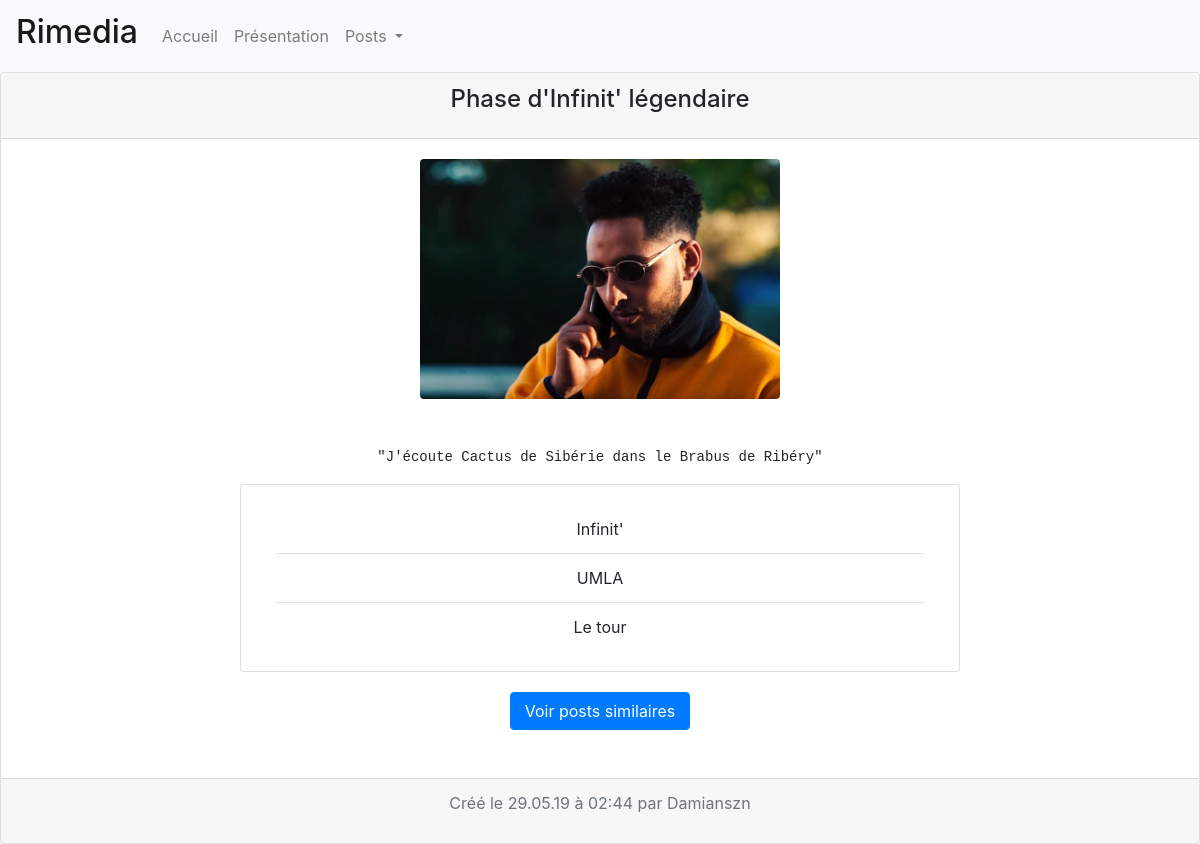
Page /view.php?id=36 on the earlier database version.
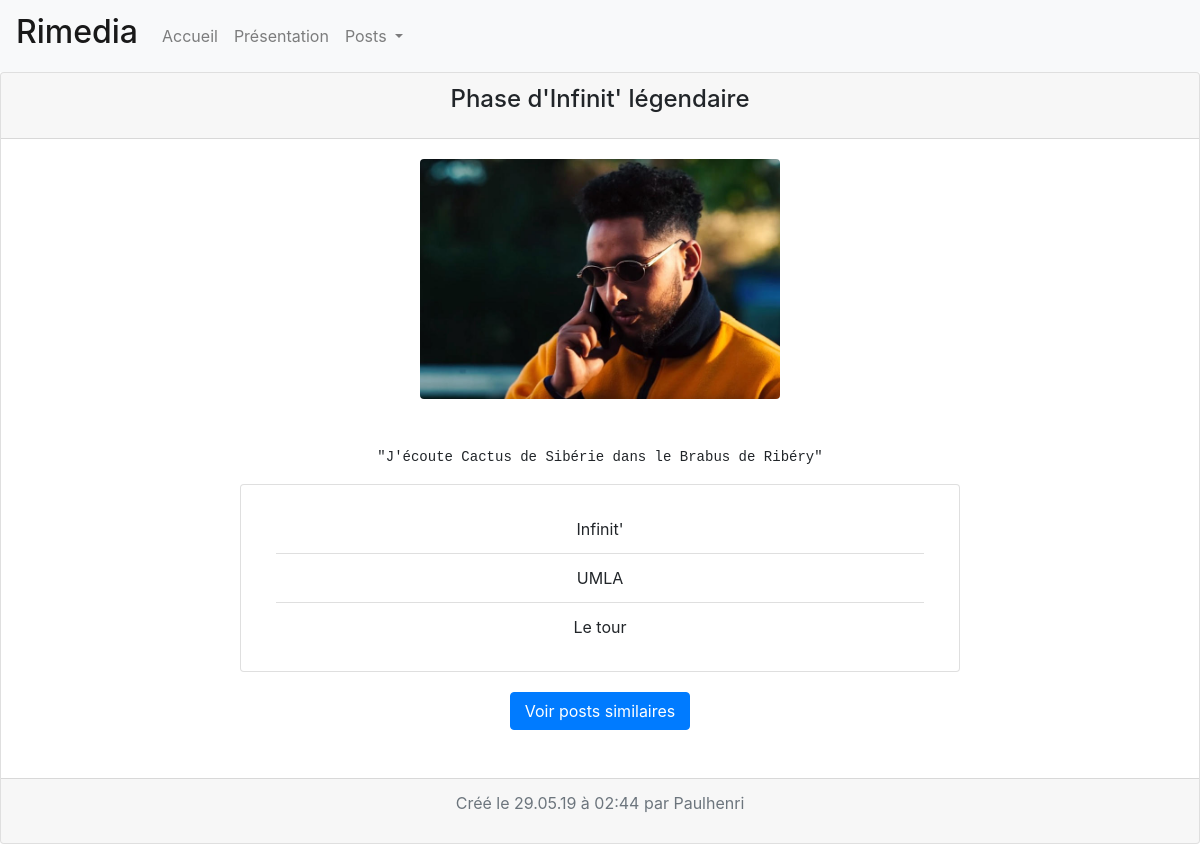
Same page on the later database version.
### tables this page shows
CREATE TABLE "posts" (
	"id"	INTEGER NOT NULL PRIMARY KEY AUTOINCREMENT UNIQUE,
	"author"	TEXT NOT NULL,
	"title"	TEXT NOT NULL,
	"article"	TEXT,
	"artistName"	TEXT,
	"albumName"	TEXT,
	"songName"	TEXT NOT NULL,
	"link"	TEXT,
	"date"	TEXT NOT NULL,
	"genre"	TEXT NOT NULL,
	"imageSource"	TEXT NOT NULL,
	"imageExt"	BLOB
);

### view.php (the view)
<?php
include 'partials/header.php';
$postId = $_GET['id'];
$pdo = connectDatabase();
$data = $pdo->query("SELECT * FROM posts WHERE id=$postId");
$fetchedPost = $data->fetchAll();
$post = $fetchedPost[0];
$username = $_SESSION['username'] ?? '';
$src = $postId.$post['imageExt'];
?>
<div class="card text-center">
    <div class="card-header">
        <h4 class="card-title"><?= $post['title']; ?></h4>
    </div>
    <div class="card-body">
        <?php if($post['link'] != ''): ?>
        <div class="embed-responsive embed-responsive-16by9">
            <iframe class="embed-responsive-item" src="<?= $post['link'] ?>" allowfullscreen></iframe>
        </div>
        <?php else: ?>
        <img style='width:30vw' src='/users/images/<?= $src ?>' class="card-img-top rounded mx-auto d-block"><br>
        <?php endif; ?>
        <br>
        <pre class="card-text"><?= $post['article']; ?></pre>
        <?php if($post['link'] != ''): ?>
            <?php if(postDetails($post) != null): ?>
            <div class="card mb-3" style="width:60vw;margin:auto;">
            <div class="row no-gutters">
                <div class="col-md-4">
                <img src="/users/images/<?= $src ?>" class="card-img" alt="<?= $post['imageSource'] ?>" style='height:100%;'>
                </div>
                <?= postDetails($post); ?>
            </div>
            </div>
            <?php endif;?>
        <?php else: ?>
            <?php if(postDetails($post) != null): ?>
            <div class="card" style="width:60vw;margin:auto;">
            <div>
                <?= postDetailsNoPic($post); ?>
            </div>
            </div>
            <?php endif;?>
        <?php endif;?>
    </div>
    <a href="genres.php?genre=<?= $post['genre'] ?>&page=1" class="btn btn-primary" style="width:15vw;margin:auto;">Voir posts similaires</a>
    <br><br>
    <?php if($username == $post['author']): ?>
    <div class="card-footer text-muted">
        <p>Vous l'avez créé le <?= $post['date'] ?>.<a href="users/delete.php?id=<?= $post['id'] ?>&confirmation=no" style="color:red;"> Supprimer ?</a></p>
    </div>
    <?php else: ?>
    <div class="card-footer text-muted">
        <p>Créé le <?= $post['date'] ?> par <?= $post['author'] ?></p>
    </div>
    <?php endif; ?>
</div>
<?php include 'partials/footer.php';?>

### functions.php (shortened to what this page needs)
<?php
function postDetails(array $post){
    $output = '';
    if($post['artistName'] != '' && $post['albumName'] != '' && $post['songName'] != ''){
        $output .= <<<HTML
        <div class="col-md-8">
            <div class="card-body">
                <ul class="list-group list-group-flush">
                    <li class="list-group-item">${post['artistName']}</li>
                    <li class="list-group-item">${post['albumName']}</li>
                    <li class="list-group-item">${post['songName']}</li>
                </ul>
            </div>
        </div>
HTML;
        return $output;
    }
    else{
        return null;
    }
}
function postDetailsNoPic(array $post){
    $output = '';
    if($post['artistName'] != '' && $post['albumName'] != '' && $post['songName'] != ''){
        $output .= <<<HTML
        <div class="col-md">
            <div class="card-body">
                <ul class="list-group list-group-flush">
                    <li class="list-group-item">${post['artistName']}</li>
                    <li class="list-group-item">${post['albumName']}</li>
                    <li class="list-group-item">${post['songName']}</li>
                </ul>
            </div>
        </div>
HTML;
        return $output;
    }
    else{
        return null;
    }
}

Differences in the rows shown:
changed posts "Phase d'Infinit' légendaire": author "Damianszn" → "Paulhenri"
